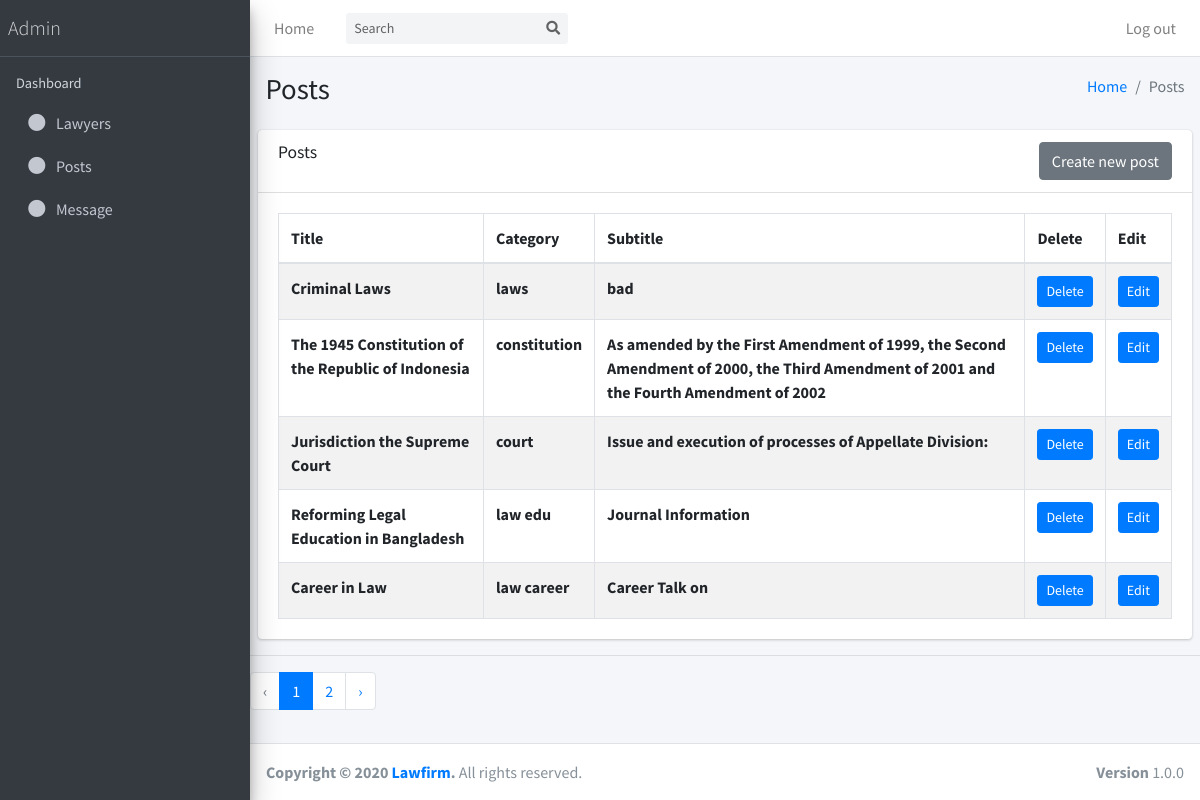
Page /admin/post.php on the committed database.
### tables this page shows
CREATE TABLE `post` (
  `post_id` int(15) NOT NULL,
  `title` varchar(500) NOT NULL,
  `sub_title` varchar(500) NOT NULL,
  `slugun` varchar(500) NOT NULL,
  `paragraph` varchar(2000) NOT NULL,
  `type` varchar(500) NOT NULL
);

### admin/post.php (the view, shortened to what this page needs)
<?php
  include 'databaseconnet.php';
?>
<!DOCTYPE html>
<html>
<head>
  <link rel="stylesheet" href="plugins/fontawesome-free/css/all.min.css">
  <link rel="stylesheet" href="dist/css/adminlte.min.css">
</head>
<body class="hold-transition sidebar-mini">
<div class="wrapper">
  <nav class="main-header navbar navbar-expand navbar-white navbar-light">
    <ul class="navbar-nav">
      <li class="nav-item d-none d-sm-inline-block">
        <a href="ad_dash.php" class="nav-link">Home</a>
      </li>
    </ul>
    <form class="form-inline ml-3">
      <div class="input-group input-group-sm">
        <input class="form-control form-control-navbar" type="search" placeholder="Search" aria-label="Search">
        <div class="input-group-append">
          <button class="btn btn-navbar" type="submit">
            <i class="fas fa-search"></i>
          </button>
        </div>
      </div>
    </form>
    <ul class="navbar-nav ml-auto">
      <li class="nav-item dropdown">
        <a class="nav-link" href="../login.php">Log out</a>
      </li>
    </ul>
  </nav>
  <aside class="main-sidebar sidebar-dark-primary elevation-4">
    <a href="ad_dash.php" class="brand-link">
      <span class="brand-text font-weight-light">Admin</span>
    </a>
    <div class="sidebar">
      <nav class="mt-2">
        <ul class="nav nav-pills nav-sidebar flex-column" data-widget="treeview" role="menu" data-accordion="false">
          <li class="nav-header">Dashboard</li>
          <li class="nav-item">
            <a href="lawyer.php" class="nav-link">
              <i class="fas fa-circle nav-icon"></i>
              <p>Lawyers</p>
            </a>
          </li>
          <li class="nav-item">
            <a href="post.php" class="nav-link">
              <i class="fas fa-circle nav-icon"></i>
              <p>Posts</p>
            </a>
          </li>
          <li class="nav-item">
            <a href="message.php" class="nav-link">
              <i class="fas fa-circle nav-icon"></i>
              <p>Message</p>
            </a>
          </li>
        </ul>
      </nav>
    </div>
  </aside>
  <div class="content-wrapper">
      <section class="content-header">
      <div class="container-fluid">
        <div class="row mb-2">
          <div class="col-sm-6">
            <h1>Posts</h1>
          </div>
          <div class="col-sm-6">
            <ol class="breadcrumb float-sm-right">
              <li class="breadcrumb-item"><a href="#">Home</a></li>
              <li class="breadcrumb-item active">Posts</li>
            </ol>
          </div>
        </div>
      </div>
    </section>
      <section class="content">
       <div class="card">
            <div class="card-header">
              <h3 class="card-title">Posts</h3>
              <a href="create.php" class="btn btn-secondary float-sm-right">Create new post</a>
            </div>
            <div class="card-body">
              <table id="example1" class="table table-bordered table-striped">
                <thead>
                <tr>
                  <th>Title</th>
                  <th>Category</th>
                  <th>Subtitle</th>
                  <th>Delete</th>
                  <th>Edit</th>
                </tr>
                </thead>
                <tbody>
                  <?php
                $sql="SELECT * FROM `post` Order by 'post_id'";
                $res=mysqli_query($conn,$sql);
                while($row = mysqli_fetch_array($res))
                {
              ?>
              <tr>
                <th><?php echo $row['title']; ?></th>
                <th><?php echo $row['type']; ?></th>
                <th><?php echo $row['sub_title']; ?></th>
                <th>
                   <form method="post" action="post.php">
                      <button type="submit" class="btn btn-primary a-btn-slide-text btn-sm" name="delete" style="float: center;">Delete</button>
                    </form>
                </th>
                <th>
                  <form method="post" action="post.php">
                      <button type="submit" class="btn btn-primary a-btn-slide-text btn-sm" name="delete" style="float: center;">Edit</button>
                    </form>
                </th>
                  <?php } ?>
              </tr>
            </tbody>
              </table>
            </div>
          </div>
    </section>
    <hr>
            <nav>
            <ul class="pagination">
                <li class="page-item disabled" aria-disabled="true" aria-label="&laquo; Previous">
                        <span class="page-link" aria-hidden="true">&lsaquo;</span>
                </li>
                <li class="page-item active" aria-current="page"><span class="page-link">1</span>
                </li>
                <li class="page-item"><a class="page-link" href="#">2</a></li>
                <li class="page-item"> <a class="page-link" href="#" rel="next" aria-label="Next &raquo;">&rsaquo;</a>
                </li>
            </ul>
           </nav>
  </div>
  <footer class="main-footer">
    <div class="float-right d-none d-sm-block">
      <b>Version</b> 1.0.0
    </div>
    <strong>Copyright &copy; 2020 <a href="dash">Lawfirm</a>.</strong> All rights
    reserved.
  </footer>
</div>
</body>
</html>

### rows in the picture
post: title "Criminal Laws", type "laws", sub_title "bad"
post: title "The 1945 Constitution of the Republic of Indonesia", type "constitution", sub_title "As amended by the First Amendment of 1999, the Second Amendment of 2000, the Third Amendment of 2001 and the Fourth Amendment of 2002"
post: title "Jurisdiction the Supreme Court", type "court", sub_title "Issue and execution of processes of Appellate Division:"
post: title "Reforming Legal Education in Bangladesh", type "law edu", sub_title "Journal Information"
post: title "Career in Law", type "law career", sub_title "Career Talk on"
